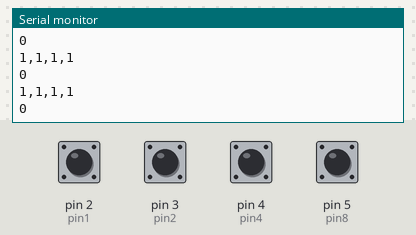
A sketch run on a simulated Arduino Uno, built with avr-gcc and run on an emulated ATmega328P. On the bench: the last lines printed to the serial monitor. Inputs (shaded band) come from the test bench; at power-on: pin 2 (pin1), pin 3 (pin2), pin 4 (pin4), pin 5 (pin8) HIGH.

Above: at 1.2 s.
1.3 s: pin 2 (pin1) pulled LOW for 0.15 s
At 1.56 s:
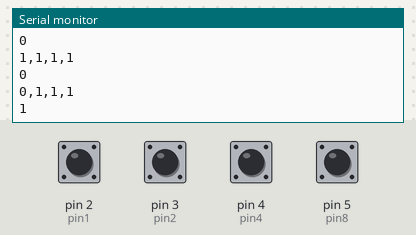
2.9 s: pin 3 (pin2) pulled LOW for 0.15 s
At 3.16 s:
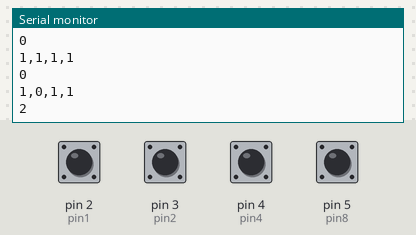
4.5 s: pin 4 (pin4) pulled LOW for 0.15 s
At 4.77 s:
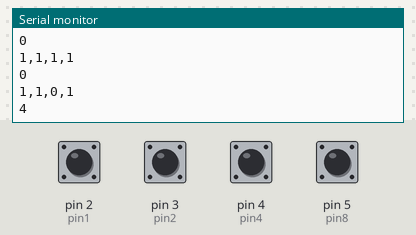
6.1 s: pin 5 (pin8) pulled LOW for 0.15 s
At 6.37 s:
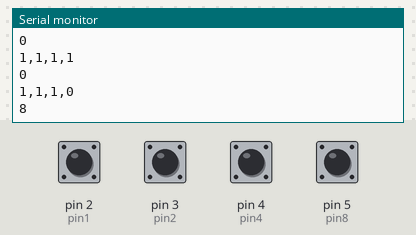
Timing chart, 0 to 8.7 s (numbered marks = the images above; inputs shaded):
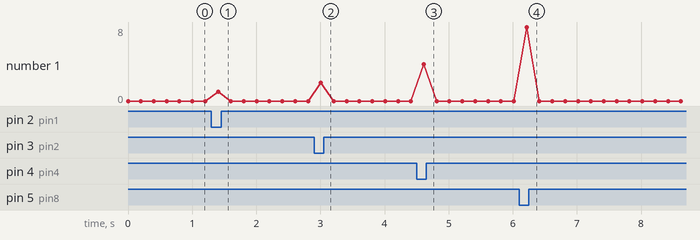

Measured:
- after the input at 1.3 s, the serial monitor: prints a new line after 0.10 s (image 1)
- after the input at 2.9 s, the serial monitor: prints a new line after 0.11 s (image 2)
- after the input at 4.5 s, the serial monitor: prints a new line after 0.11 s (image 3)
- after the input at 6.1 s, the serial monitor: prints a new line after 0.11 s (image 4)

The sketch:

rotery_code_ex.ino
```cpp
//ロータリーコードのみ

int pin1 = 2;
int pin2 = 3;
int pin4 = 4;
int pin8 = 5;

void setup() {
  pinMode(pin1, INPUT_PULLUP);
  pinMode(pin2, INPUT_PULLUP);
  pinMode(pin4, INPUT_PULLUP);
  pinMode(pin8, INPUT_PULLUP);
  Serial.begin(115200);
}

void loop() {
  int value = (digitalRead(pin1) ? 0 : 1)
              | (digitalRead(pin2) ? 0 : 2)
              | (digitalRead(pin4) ? 0 : 4)
              | (digitalRead(pin8) ? 0 : 8);

  Serial.print(digitalRead(pin1));
  Serial.print(",");
  Serial.print(digitalRead(pin2));
  Serial.print(",");
  Serial.print(digitalRead(pin4));
  Serial.print(",");
  Serial.println(digitalRead(pin8));

    Serial.println(value);
  delay(200);
}
```
